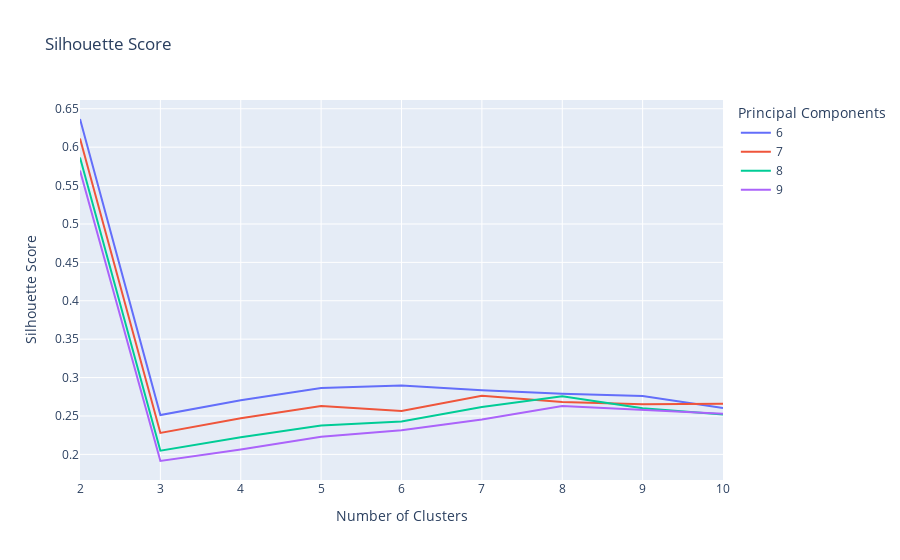

Write notebook code for a chart like this one.
### Code cell
fig = px.line(
    x=outcomes['n_clusters'], 
    y=outcomes['S_score'], 
    color=outcomes['n_components'],
    title='Silhouette Score',
    labels ={
        'x': 'Number of Clusters',
        'y': 'Silhouette Score',
        'color': 'Principal Components'
    }
)
fig.show()

### Figure 1 — Plotly figure (JSON) as saved in the notebook; plotly's stock layout.template omitted (floating-point values rounded to 4 significant figures)
{"data": [{"hovertemplate": "Principal Components=6<br>Number of Clusters=%{x}<br>Silhouette Score=%{y}<extra></extra>", "legendgroup": "6", "line": {"color": "#636efa", "dash": "solid"}, "mode": "lines", "name": "6", "orientation": "v", "showlegend": true, "type": "scatter", "x": [2, 3, 4, 5, 6, 7, 8, 9, 10], "xaxis": "x", "y": [0.6367, 0.2512, 0.2705, 0.2865, 0.2897, 0.2834, 0.279, 0.276, 0.2605], "yaxis": "y"}, {"hovertemplate": "Principal Components=7<br>Number of Clusters=%{x}<br>Silhouette Score=%{y}<extra></extra>", "legendgroup": "7", "line": {"color": "#EF553B", "dash": "solid"}, "mode": "lines", "name": "7", "orientation": "v", "showlegend": true, "type": "scatter", "x": [2, 3, 4, 5, 6, 7, 8, 9, 10], "xaxis": "x", "y": [0.6113, 0.2279, 0.247, 0.2628, 0.2565, 0.2764, 0.2682, 0.2653, 0.2661], "yaxis": "y"}, {"hovertemplate": "Principal Components=8<br>Number of Clusters=%{x}<br>Silhouette Score=%{y}<extra></extra>", "legendgroup": "8", "line": {"color": "#00cc96", "dash": "solid"}, "mode": "lines", "name": "8", "orientation": "v", "showlegend": true, "type": "scatter", "x": [2, 3, 4, 5, 6, 7, 8, 9, 10], "xaxis": "x", "y": [0.5865, 0.2049, 0.2223, 0.2377, 0.2428, 0.2616, 0.2758, 0.26, 0.2519], "yaxis": "y"}, {"hovertemplate": "Principal Components=9<br>Number of Clusters=%{x}<br>Silhouette Score=%{y}<extra></extra>", "legendgroup": "9", "line": {"color": "#ab63fa", "dash": "solid"}, "mode": "lines", "name": "9", "orientation": "v", "showlegend": true, "type": "scatter", "x": [2, 3, 4, 5, 6, 7, 8, 9, 10], "xaxis": "x", "y": [0.5695, 0.1914, 0.2064, 0.2229, 0.2314, 0.2455, 0.263, 0.2583, 0.253], "yaxis": "y"}], "layout": {"legend": {"title": {"text": "Principal Components"}, "tracegroupgap": 0}, "title": {"text": "Silhouette Score"}, "xaxis": {"anchor": "y", "domain": [0, 1], "title": {"text": "Number of Clusters"}}, "yaxis": {"anchor": "x", "domain": [0, 1], "title": {"text": "Silhouette Score"}}}}
